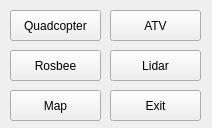
<?xml version="1.0" encoding="UTF-8"?>
<ui version="4.0">
 <class>MainWindow</class>
 <widget class="QMainWindow" name="MainWindow">
  <property name="geometry">
   <rect>
    <x>0</x>
    <y>0</y>
    <width>212</width>
    <height>128</height>
   </rect>
  </property>
  <property name="windowTitle">
   <string>MainWindow</string>
  </property>
  <widget class="QWidget" name="centralWidget">
   <widget class="QPushButton" name="QuadButton">
    <property name="geometry">
     <rect>
      <x>10</x>
      <y>10</y>
      <width>91</width>
      <height>31</height>
     </rect>
    </property>
    <property name="text">
     <string>Quadcopter</string>
    </property>
   </widget>
   <widget class="QPushButton" name="ATVButton">
    <property name="geometry">
     <rect>
      <x>110</x>
      <y>10</y>
      <width>91</width>
      <height>31</height>
     </rect>
    </property>
    <property name="text">
     <string>ATV</string>
    </property>
   </widget>
   <widget class="QPushButton" name="RosbeeButton">
    <property name="geometry">
     <rect>
      <x>10</x>
      <y>50</y>
      <width>91</width>
      <height>31</height>
     </rect>
    </property>
    <property name="text">
     <string>Rosbee</string>
    </property>
   </widget>
   <widget class="QPushButton" name="LidarButton">
    <property name="geometry">
     <rect>
      <x>110</x>
      <y>50</y>
      <width>91</width>
      <height>31</height>
     </rect>
    </property>
    <property name="text">
     <string>Lidar</string>
    </property>
   </widget>
   <widget class="QPushButton" name="MapButton">
    <property name="geometry">
     <rect>
      <x>10</x>
      <y>90</y>
      <width>91</width>
      <height>31</height>
     </rect>
    </property>
    <property name="text">
     <string>Map</string>
    </property>
   </widget>
   <widget class="QPushButton" name="ExitButton">
    <property name="geometry">
     <rect>
      <x>110</x>
      <y>90</y>
      <width>91</width>
      <height>31</height>
     </rect>
    </property>
    <property name="text">
     <string>Exit</string>
    </property>
   </widget>
  </widget>
 </widget>
 <layoutdefault spacing="6" margin="11"/>
 <resources/>
 <connections/>
</ui>
